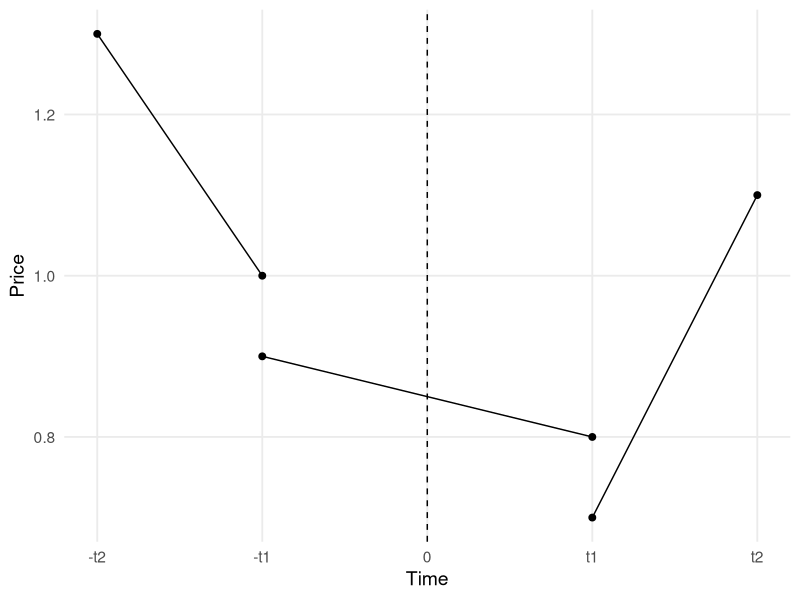
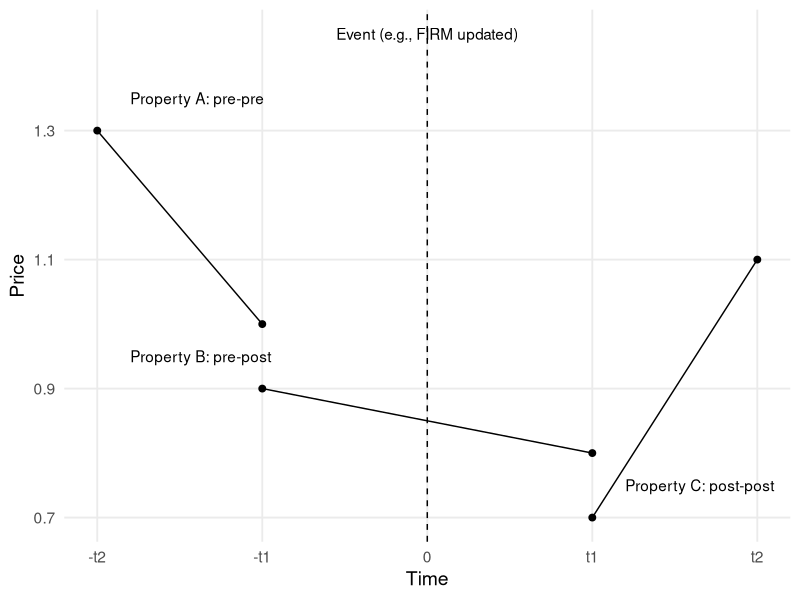

Write the R code that produced these figures, in order.
library(tidyverse)

# 1. Fake data that matches the picture structure
#   - Property A: pre–pre  (-t2, -t1)
#   - Property B: pre–post (-t1,  +t1)
#   - Property C: post–post(+t1, +t2)

df <- tribble(
  ~property, ~time, ~price,
  "Property A", -2, 1.3,
  "Property A", -1, 1.0,
  "Property B", -1, 0.9,
  "Property B",  1, 0.8,
  "Property C",  1, 0.7,
  "Property C",  2, 1.1
)

# 2. Base plot
p <- ggplot(df, aes(x = time, y = price, group = property)) +
  geom_line() +
  geom_point(size = 2) +
  # vertical event line at time 0
  geom_vline(xintercept = 0, linetype = "dashed") +
  # axis labels matching -t2, -t1, 0, t1, t2
  scale_x_continuous(
    breaks = c(-2, -1, 0, 1, 2),
    labels = c("-t2", "-t1", "0", "t1", "t2")
  ) +
  labs(x = "Time", y = "Price") +
  theme_minimal(base_size = 14) +
  theme(panel.grid.minor = element_blank())

p


p +
  annotate("text", x = -1.8, y = 1.35,
           label = "Property A: pre-pre", hjust = 0) +
  annotate("text", x = -1.8, y = 0.95,
           label = "Property B: pre-post", hjust = 0) +
  annotate("text", x = 1.2, y = 0.75,
           label = "Property C: post-post", hjust = 0) +
  annotate("text", x = 0, y = 1.45,
           label = "Event (e.g., FIRM updated)",
           hjust = 0.5)
